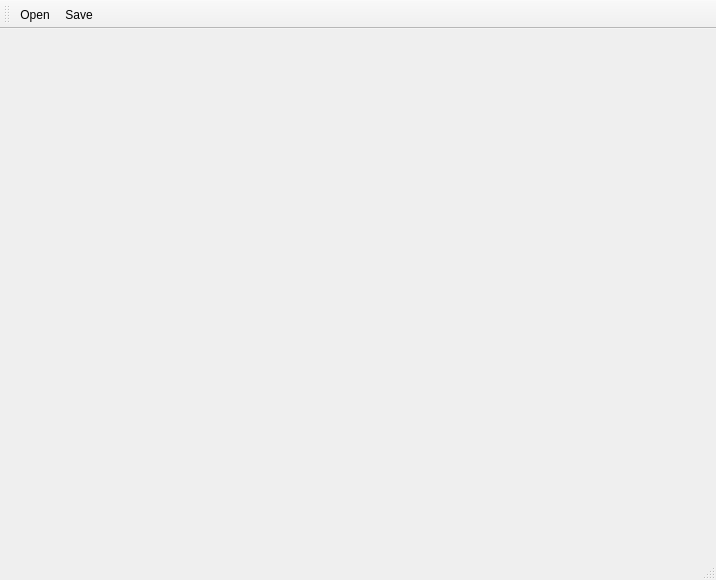
<?xml version="1.0" encoding="UTF-8"?>
<ui version="4.0">
 <class>MainWindow</class>
 <widget class="QMainWindow" name="MainWindow">
  <property name="geometry">
   <rect>
    <x>0</x>
    <y>0</y>
    <width>716</width>
    <height>580</height>
   </rect>
  </property>
  <property name="sizePolicy">
   <sizepolicy hsizetype="Minimum" vsizetype="Minimum">
    <horstretch>0</horstretch>
    <verstretch>0</verstretch>
   </sizepolicy>
  </property>
  <property name="windowTitle">
   <string>MainWindow</string>
  </property>
  <widget class="QWidget" name="centralwidget">
   <layout class="QVBoxLayout" name="verticalLayout_2"/>
  </widget>
  <widget class="QMenuBar" name="menubar">
   <property name="geometry">
    <rect>
     <x>0</x>
     <y>0</y>
     <width>716</width>
     <height>23</height>
    </rect>
   </property>
  </widget>
  <widget class="QStatusBar" name="statusbar"/>
  <widget class="IBToolBar" name="toolBar">
   <property name="windowTitle">
    <string>toolBar</string>
   </property>
   <attribute name="toolBarArea">
    <enum>TopToolBarArea</enum>
   </attribute>
   <attribute name="toolBarBreak">
    <bool>false</bool>
   </attribute>
   <addaction name="actionOpen"/>
   <addaction name="actionSave"/>
  </widget>
  <action name="actionOpen">
   <property name="icon">
    <iconset resource="../../../templateQt5/lib/utils/stdicons.qrc">
     <normaloff>:/fileopen</normaloff>:/fileopen</iconset>
   </property>
   <property name="text">
    <string>Open</string>
   </property>
  </action>
  <action name="actionSave">
   <property name="icon">
    <iconset resource="../../../templateQt5/lib/utils/stdicons.qrc">
     <normaloff>:/doc-save-as</normaloff>:/doc-save-as</iconset>
   </property>
   <property name="text">
    <string>Save</string>
   </property>
  </action>
 </widget>
 <customwidgets>
  <customwidget>
   <class>IBToolBar</class>
   <extends>QToolBar</extends>
   <header>ibtoolbar.h</header>
  </customwidget>
 </customwidgets>
 <resources>
  <include location="../../../templateQt5/lib/utils/stdicons.qrc"/>
 </resources>
 <connections/>
</ui>
